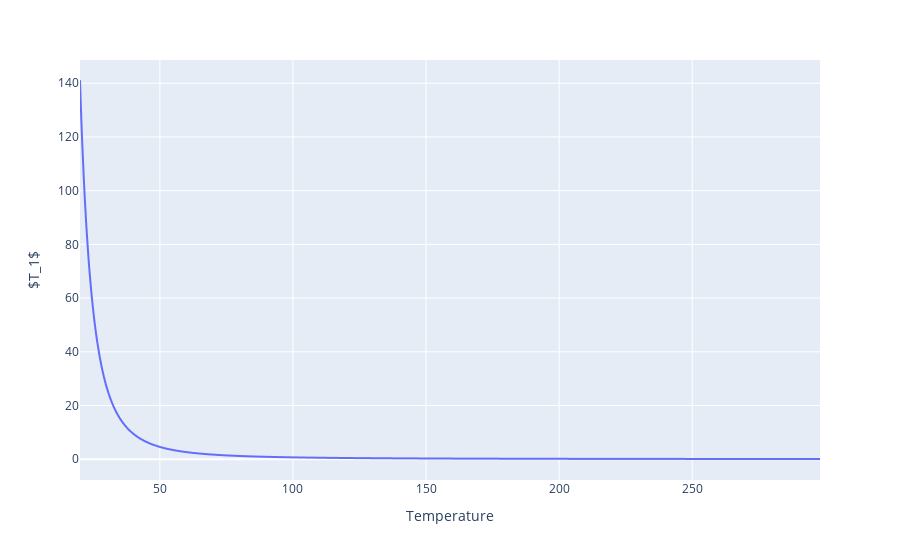

Notebook cell for this chart:
### Markdown cell above
The function finds the nearest member and index of the array corresponding to the value supplied.\
The idea is to send the $T_{1}$ value and the function returns the index from the array corresponding to the closest member of that value.

### Code cell
temp = np.linspace(20,298,4000)
y0=0.0145*np.ones(np.size(temp));
y1=5330*(temp ** -2);
y2=1.42e7*(temp ** -4);
y3=2.48e9*(temp ** -6);
y=y0+y1+y2+y3;
fig = px.line(x=temp, y=y, labels={'x':'Temperature', 'y':'$T_1$'})
fig.show()

### Figure 1 — Plotly figure (JSON) as saved in the notebook; plotly's stock layout.template omitted (floating-point values rounded to 4 significant figures; data arrays with more than 128 entries replaced by an {"elided": "..."} marker saying what was removed)
{"data": [{"hovertemplate": "Temperature=%{x}<br>$T_1$=%{y}<extra></extra>", "legendgroup": "", "line": {"color": "#636efa", "dash": "solid"}, "marker": {"symbol": "circle"}, "mode": "lines", "name": "", "showlegend": false, "type": "scattergl", "x": {"elided": "4000 float values"}, "xaxis": "x", "y": {"elided": "4000 float values"}, "yaxis": "y"}], "layout": {"legend": {"tracegroupgap": 0}, "margin": {"t": 60}, "xaxis": {"anchor": "y", "domain": [0, 1], "title": {"text": "Temperature"}}, "yaxis": {"anchor": "x", "domain": [0, 1], "title": {"text": "$T_1$"}}}}
